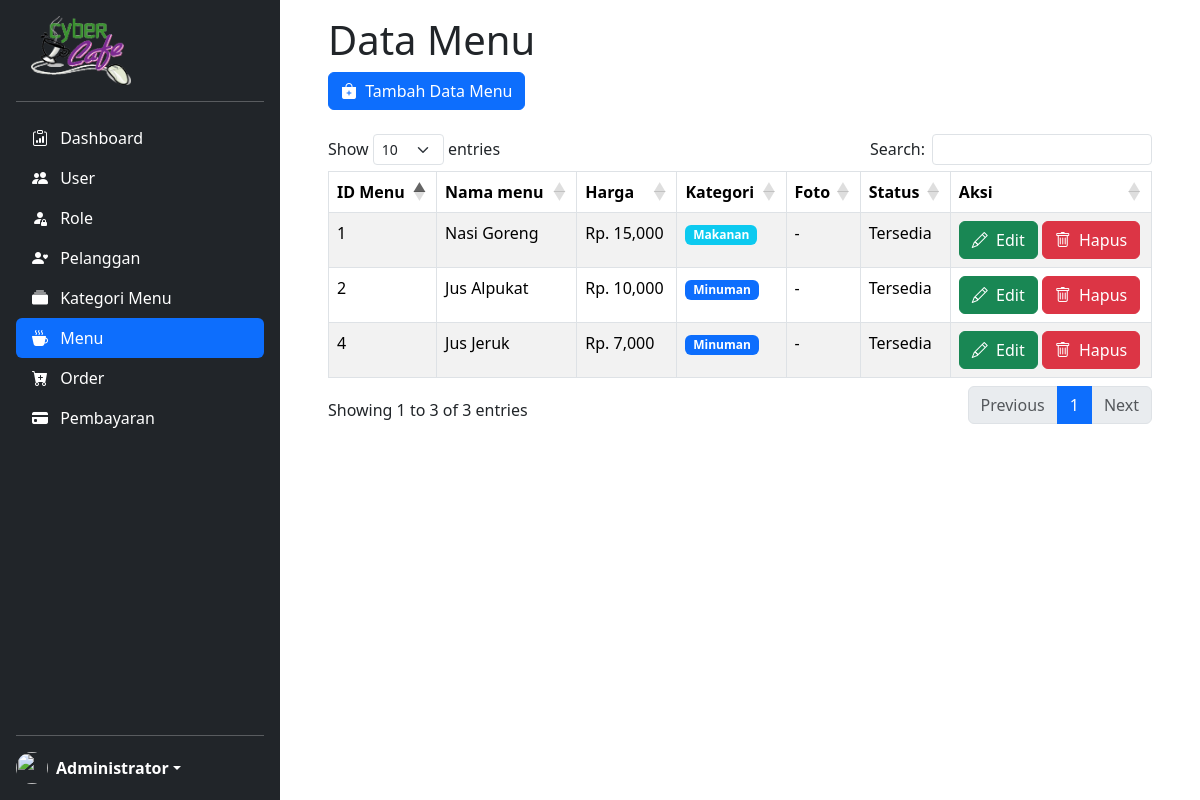
/master-menu.php (signed in), run on the app's committed database.
### tables this page shows
CREATE TABLE `menu` (
  `id_menu` int(11) NOT NULL,
  `nama_menu` varchar(100) NOT NULL,
  `harga_menu` int(11) NOT NULL,
  `id_kategori` int(11) NOT NULL,
  `foto_menu` varchar(100) NOT NULL,
  `status_menu` varchar(50) NOT NULL
);

CREATE TABLE `kategori` (
  `id_kategori` int(11) NOT NULL,
  `nama_kategori` varchar(50) NOT NULL
);

### master-menu.php (the view, shortened to what this page needs)
<!DOCTYPE html>
<html>
<head>
    <?php
	include "header.php";
	?>
</head>
<body>
    <main id="fullpage">
        <?php
        include "sidebar.php";
        ?>
        <div class="container pt-3 me-0 pe-5 ps-5 scrollarea">
            <div class="row">
                <div class="col">
                    <h1>Data Menu</h1>
                    <a href="tambah-menu.php" class="btn btn-primary"><i class="bi-bag-plus-fill me-1"></i> Tambah Data Menu</a><br>
                    <?php
                        $sql = "SELECT * FROM menu m JOIN kategori k ON m.id_kategori=k.id_kategori";
                        $menu = mysqli_query($conn, $sql);
                    ?>
                    <br>
                    <table class="table table-bordered table-striped table-hover" id="data-menu">
                        <thead>
                            <tr>
                                <th>ID Menu</th>
                                <th>Nama menu</th>
                                <th>Harga</th>
                                <th>Kategori</th>
                                <th>Foto</th>
                                <th>Status</th>
                                <th>Aksi</th>
                            </tr>
                        </thead>
                        <tbody>
                            <?php foreach ($menu as $row) :
                            if($row["id_kategori"]%2==0) $role='primary';
                            else if($row["id_kategori"]%2==1) $role='info';
                            ?>
                        <tr>
                            <td><?= $row["id_menu"]; ?></td>
                            <td><?= $row["nama_menu"]; ?></td>
                            <td>Rp. <?= number_format($row["harga_menu"]); ?></td>
                            <td><span class="badge bg-<?=$role?>"><?= $row["nama_kategori"]; ?></span></td>
                            <td><?= $row["foto_menu"]; ?></td>
                            <td><?= $row["status_menu"]; ?></td>
                            <td>
                                <?php
                                    echo "<a href='ubah-menu.php?id=$row[id_menu]' class='btn btn-success'><i class='bi-pencil me-1'></i> Edit</a>";
                                ?>
                                <a href="hapus-menu.php?id=<?=$row['id_menu']; ?>" onclick = "return confirm ('Apakah yakin akan hapus menu <?= $row['nama_menu']; ?>?');" class='btn btn-danger'><i class='bi-trash me-1'></i> Hapus</a>
                            </td>
                        </tr>
                            <?php endforeach; ?>
                        </tbody>
                    </table>
                </div>
            </div>
        </div>
    </main>
</body>
</html>

### css/style.css (style rules this page uses)
body { min-height: 100vh; min-height: -webkit-fill-available; display: block; }
html { height: -webkit-fill-available; }
#fullpage { display: flex; flex-wrap: nowrap; height: 100vh; height: -webkit-fill-available; max-height: 100vh; overflow-x: auto; overflow-y: hidden; }
.scrollarea { overflow-y: auto; }

### data on the page
menu: id_menu "1", nama_menu "Nasi Goreng", harga_menu "15,000", id_kategori.nama_kategori "Makanan", foto_menu "-", status_menu "Tersedia"
menu: id_menu "2", nama_menu "Jus Alpukat", harga_menu "10,000", id_kategori.nama_kategori "Minuman", foto_menu "-", status_menu "Tersedia"
menu: id_menu "4", nama_menu "Jus Jeruk", harga_menu "7,000", id_kategori.nama_kategori "Minuman", foto_menu "-", status_menu "Tersedia"

### other printed values
$_SESSION['nama_user'] "Administrator"
